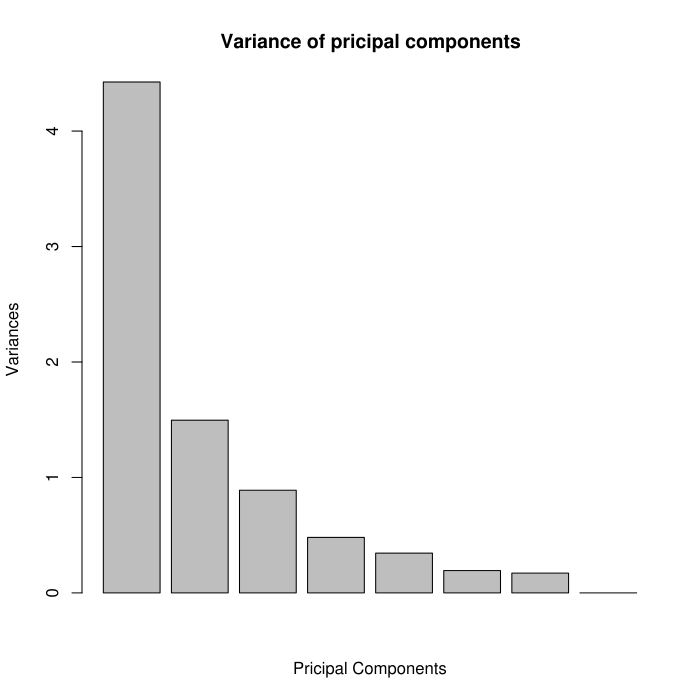

Source code (R):
#!/usr/local/bin/Rscript --vanilla
require(graphics)

##############################################################################
########## READ DATA #########################################################
dist_table <- read.table("./8hbonds.txt")
pca<-prcomp(dist_table, scale=TRUE)
summary(pca)
##############################################################################


##############################################################################
########## PLOT ##############################################################
#plot variances
plot(pca, main="Variance of pricipal components", xlab="Pricipal Components")
#draw PCA
biplot(pca)
# pca in 2D (PC1, PC2)
plot(pca$x, main="PCA for 8 Hbond types", type="n"); text(pca$x[,1], pca$x[,2], labels=labels(pca$x[,2]), col=rainbow(4))
# append a line at (x,y)=(0,0)
x<-c(0, 0);y<-c(min(pca$x[,2]), max(pca$x[,2]));lines(x,y,col="red", lty=2);
x<-c(min(pca$x[,1]),max(pca$x[,1],0));y<-c(0, 0);lines(x,y,col="red", lty=2);
# pca in 3D
pca3d<-scatterplot3d::scatterplot3d(x=pca$x[,1],y=pca$x[,2],z=pca$x[,3], type='n', xlab='PC1', ylab='PC2', zlab='PC3', main='PCA for 8 Hbond types', col.grid="lightblue");
text(pca3d$xyz.convert(pca$x),  labels=labels(pca$x[,2]))
# draw a distance matrix
# as.matrix() converts data.frame to matrix where each row/colum is a named vector
x<-y<-(1:length(names(dist_table)));
image(x,y,as.matrix(dist_table), axes=FALSE,  main="Distance Matrix of 8 Hbond types", xlab="Envrionments", ylab="Environments");
#label x-axis
axis(1, at=seq(1:length(names(dist_table))), labels=names(dist_table));
#label y-axis
axis(2, at=seq(1:length(names(dist_table))), labels=names(dist_table));
#others
#contour(as.matrix(dist_table), add=TRUE)
persp(as.matrix(dist_table))
##############################################################################


##############################################################################
################  COLOUR VECTOR (cv)  ########################################
# 1. By a proporstion of amino acids
num<- 8

#3. By Hbonds (from side-chain)
#3.1 side chain to NH
cv.hb.n<-vector()
for(i in grep('N', rownames(pca$x))) cv.hb.n[i]<-'blue'
for(i in grep('n', rownames(pca$x))) cv.hb.n[i]<-'black'
#3.2 side chain to CO 
cv.hb.o<-vector()
for(i in grep('O', rownames(pca$x))) cv.hb.o[i]<-'red'
for(i in grep('o', rownames(pca$x))) cv.hb.o[i]<-'black'
#3.2 side chain to side-chain 
cv.hb.s<-vector()
for(i in grep('S', rownames(pca$x))) cv.hb.s[i]<-'yellow'
for(i in grep('s', rownames(pca$x))) cv.hb.s[i]<-'black'
#3.3 son vs non-son
cv.hb.son<-vector()
for(i in grep('son', rownames(pca$x))) cv.hb.son[i]<-'yellow'
for(i in setdiff(1:num, grep('son', rownames(pca$x)))) cv.hb.son[i]<-'black'
#3.4 "SON" "SOn" "SoN" "Son" "sON" "sOn" "soN" "son"
cv.hb<-vector()
hb.type<-c("SON"=1, "SOn"=2, "SoN"=3, "Son"=4, "sON"=5, "sOn"=6, "soN"=7, "son"=8)
for(i in names(hb.type)){
    for(j in grep(i, rownames(pca$x))) cv.hb[j]<-rainbow(length(hb.type))[hb.type[i]]
}
##############################################################################

#RGL (OpenGL)
#open3d()
library(rgl);
cv<-cv.hb.n;
rgl::plot3d(pca$x, main='PCA for 8 H-bond types', type='n'); text3d(pca$x, text=rownames(pca$x),cex=1.0, col=palette(cv)); bg3d("lightgray");
